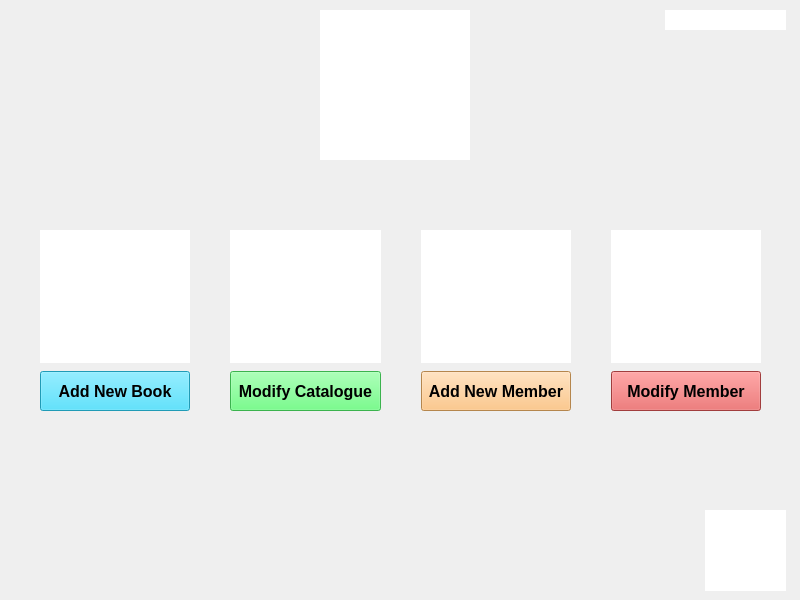
<?xml version="1.0" encoding="UTF-8"?>
<ui version="4.0">
 <class>admin_home_screen</class>
 <widget class="QWidget" name="admin_home_screen">
  <property name="geometry">
   <rect>
    <x>0</x>
    <y>0</y>
    <width>800</width>
    <height>600</height>
   </rect>
  </property>
  <property name="windowTitle">
   <string>Form</string>
  </property>
  <widget class="QLabel" name="label_title">
   <property name="geometry">
    <rect>
     <x>705</x>
     <y>510</y>
     <width>81</width>
     <height>81</height>
    </rect>
   </property>
   <property name="styleSheet">
    <string notr="true">background-color: rgb(255, 255, 255);</string>
   </property>
   <property name="text">
    <string/>
   </property>
   <property name="scaledContents">
    <bool>false</bool>
   </property>
  </widget>
  <widget class="QLabel" name="label_username">
   <property name="geometry">
    <rect>
     <x>665</x>
     <y>10</y>
     <width>121</width>
     <height>20</height>
    </rect>
   </property>
   <property name="layoutDirection">
    <enum>Qt::LeftToRight</enum>
   </property>
   <property name="styleSheet">
    <string notr="true">text-align: right;
background-color: rgb(255, 255, 255);
</string>
   </property>
   <property name="text">
    <string/>
   </property>
  </widget>
  <widget class="QLabel" name="label_heading">
   <property name="geometry">
    <rect>
     <x>320</x>
     <y>10</y>
     <width>150</width>
     <height>150</height>
    </rect>
   </property>
   <property name="styleSheet">
    <string notr="true">background-color: rgb(255, 255, 255);</string>
   </property>
   <property name="text">
    <string/>
   </property>
  </widget>
  <widget class="QWidget" name="layoutWidget">
   <property name="geometry">
    <rect>
     <x>0</x>
     <y>230</y>
     <width>801</width>
     <height>181</height>
    </rect>
   </property>
   <layout class="QHBoxLayout" name="horizontalLayout">
    <property name="spacing">
     <number>40</number>
    </property>
    <property name="leftMargin">
     <number>40</number>
    </property>
    <property name="rightMargin">
     <number>40</number>
    </property>
    <item>
     <layout class="QVBoxLayout" name="verticalLayout">
      <property name="spacing">
       <number>8</number>
      </property>
      <item>
       <widget class="QLabel" name="label">
        <property name="styleSheet">
         <string notr="true">background-color: rgb(255, 255, 255);</string>
        </property>
        <property name="text">
         <string/>
        </property>
       </widget>
      </item>
      <item>
       <widget class="QPushButton" name="pushButton_addNewBook">
        <property name="minimumSize">
         <size>
          <width>0</width>
          <height>40</height>
         </size>
        </property>
        <property name="font">
         <font>
          <family>Arial</family>
          <pointsize>12</pointsize>
          <bold>true</bold>
         </font>
        </property>
        <property name="cursor">
         <cursorShape>PointingHandCursor</cursorShape>
        </property>
        <property name="styleSheet">
         <string notr="true">background-color: rgb(45, 217, 255);</string>
        </property>
        <property name="text">
         <string>Add New Book</string>
        </property>
       </widget>
      </item>
     </layout>
    </item>
    <item>
     <layout class="QVBoxLayout" name="verticalLayout_2">
      <property name="spacing">
       <number>8</number>
      </property>
      <item>
       <widget class="QLabel" name="label_2">
        <property name="styleSheet">
         <string notr="true">background-color: rgb(255, 255, 255);</string>
        </property>
        <property name="text">
         <string/>
        </property>
       </widget>
      </item>
      <item>
       <widget class="QPushButton" name="pushButton_modifyCatalogue">
        <property name="minimumSize">
         <size>
          <width>150</width>
          <height>40</height>
         </size>
        </property>
        <property name="font">
         <font>
          <family>Arial</family>
          <pointsize>12</pointsize>
          <bold>true</bold>
         </font>
        </property>
        <property name="cursor">
         <cursorShape>PointingHandCursor</cursorShape>
        </property>
        <property name="styleSheet">
         <string notr="true">background-color: rgb(83, 251, 109);</string>
        </property>
        <property name="text">
         <string>Modify Catalogue</string>
        </property>
       </widget>
      </item>
     </layout>
    </item>
    <item>
     <layout class="QVBoxLayout" name="verticalLayout_3">
      <property name="spacing">
       <number>8</number>
      </property>
      <item>
       <widget class="QLabel" name="label_3">
        <property name="minimumSize">
         <size>
          <width>0</width>
          <height>130</height>
         </size>
        </property>
        <property name="styleSheet">
         <string notr="true">background-color: rgb(255, 255, 255);</string>
        </property>
        <property name="text">
         <string/>
        </property>
       </widget>
      </item>
      <item>
       <widget class="QPushButton" name="pushButton_addNewMember">
        <property name="minimumSize">
         <size>
          <width>150</width>
          <height>40</height>
         </size>
        </property>
        <property name="font">
         <font>
          <family>Arial</family>
          <pointsize>12</pointsize>
          <bold>true</bold>
         </font>
        </property>
        <property name="cursor">
         <cursorShape>PointingHandCursor</cursorShape>
        </property>
        <property name="styleSheet">
         <string notr="true">background-color: rgb(254, 187, 108);</string>
        </property>
        <property name="text">
         <string>Add New Member</string>
        </property>
       </widget>
      </item>
     </layout>
    </item>
    <item>
     <layout class="QVBoxLayout" name="verticalLayout_4">
      <property name="spacing">
       <number>8</number>
      </property>
      <item>
       <widget class="QLabel" name="label_4">
        <property name="styleSheet">
         <string notr="true">background-color: rgb(255, 255, 255);</string>
        </property>
        <property name="text">
         <string/>
        </property>
       </widget>
      </item>
      <item>
       <widget class="QPushButton" name="pushButton_modifyMember">
        <property name="minimumSize">
         <size>
          <width>150</width>
          <height>40</height>
         </size>
        </property>
        <property name="font">
         <font>
          <family>Arial</family>
          <pointsize>12</pointsize>
          <bold>true</bold>
         </font>
        </property>
        <property name="cursor">
         <cursorShape>PointingHandCursor</cursorShape>
        </property>
        <property name="styleSheet">
         <string notr="true">background-color: rgb(225, 86, 86);</string>
        </property>
        <property name="text">
         <string>Modify Member</string>
        </property>
       </widget>
      </item>
     </layout>
    </item>
   </layout>
  </widget>
 </widget>
 <resources/>
 <connections/>
</ui>
